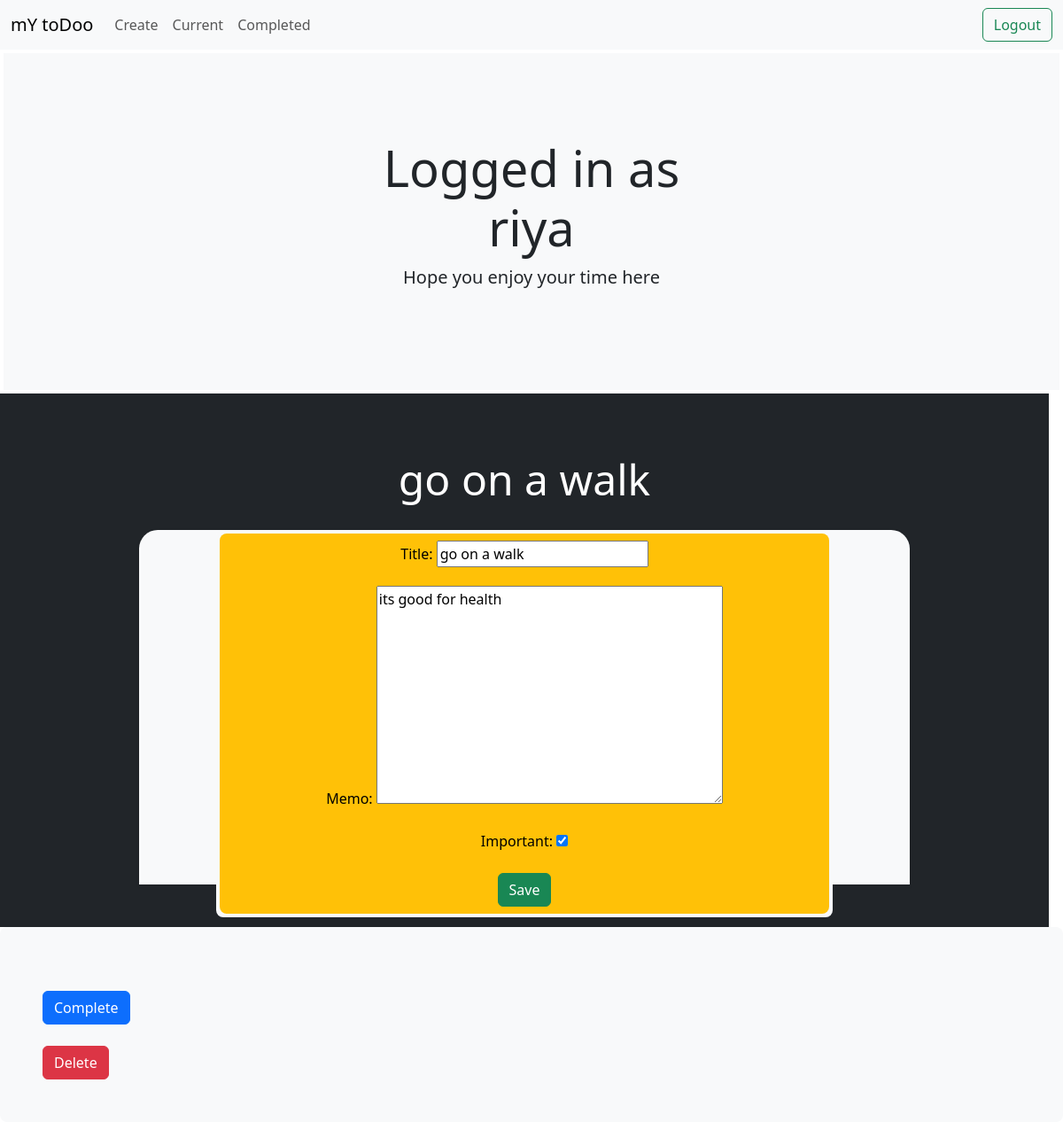
The app's page /todoapp/3 (signed in) with its own data.
### todoapp/models.py (models this page shows, shortened)
class Todo(models.Model):
    title = models.CharField(max_length=100)
    memo = models.TextField(blank=True)
    created = models.DateTimeField(auto_now_add=True)
    datecompleted = models.DateTimeField(null= True , blank=True)
    important = models.BooleanField(default=False)
    user = models.ForeignKey(User, on_delete=models.CASCADE)

### todoapp/views.py (the view, shortened to what this page needs)
# urls.py: path("todoapp/<int:todo_pk>",views.viewtodo ,name="viewtodo"),
@login_required
def viewtodo(request, todo_pk):
    todo = get_object_or_404(Todo, pk=todo_pk,user=request.user)
    if request.method=='GET':
        form = TodoForm(instance=todo)
        return render(request,'todoapp/viewtodo.html' , {'todo':todo , 'form':form})

### todoapp/forms.py
class TodoForm(ModelForm):
    class Meta:
        model = Todo
        fields = ['title' , 'memo','important']

### todoapp/templates/todoapp/viewtodo.html (shortened to what this page needs)
{% extends 'todoapp/base.html' %}
{% block content %}
<div class=" text-center">
    <div class="text-bg-dark p-5 me-md-3 pt-3 px-3 pt-md-5 px-md-5 text-center overflow-hidden">
        <div class="my-1 py-3">
            <h2 class="display-5">{{ todo.title }}</h2>
        </div>
        <div class="bg-light  shadow-sm mx-auto" style="width: 80%; height: 400px; border-radius: 21px 21px 0 0;">
            <div class="col-md-10 text-center mx-auto ">
                <div class="h-1 p-1 text-bg-light rounded-3 ">
                    <div class="h-100 p-2 text-bg-warning rounded-3 ">
                        <form method="POST" >
                            {{ form.as_p }}
                            <button class="btn btn-success" type="submit"> Save </button>
                        </form>
                    </div>
                </div>
            </div>
        </div>
    </div>
</div>
<div class="h-100 p-5 text-bg-light rounded-3 ">
    <form method="POST">
        <a class="btn " href="{% url 'signupuser' %}" role="button"></a>
    </form>
    <form method="POST" action="{% url 'completetodo' todo.id %}">
        <button class="btn btn-primary" type="submit"> Complete </button>
    </form>
    <form method="POST">
        <a class="btn " href="{% url 'signupuser' %}" role="button"></a>
    </form>
    <form method="POST" action="{% url 'deletetask' todo.id %}">
        <button class="btn btn-danger" type="submit"> Delete </button>
    </form>
</div>
{% endblock %}

### todoapp/templates/todoapp/base.html (shortened to what this page needs)
<!doctype html>
<html lang="en">
<head>
      <link rel="stylesheet" href="https://stackpath.bootstrapcdn.com/bootstrap/4.4.1/css/bootstrap.min.css">
    <link href="https://cdn.jsdelivr.net/npm/bootstrap@5.3.0-alpha1/dist/css/bootstrap.min.css" rel="stylesheet"
>
</head>
<body>
    {% if user.is_authenticated %}
    <nav class="navbar navbar-expand-lg bg-body-tertiary">
        <div class="container-fluid">
            <a class="navbar-brand" href="#">mY toDoo</a>
            <div class="collapse navbar-collapse" id="navbarSupportedContent">
                <ul class="navbar-nav me-auto mb-2 mb-lg-0">
                    <li class="nav-item">
                        <a class="nav-link " aria-current="page" href="{% url 'createtodo' %}">Create</a>
                    </li>
                    <li class="nav-item">
                        <a class="nav-link" href="{% url 'currenttodos' %}">Current</a>
                    </li>
                    <li class="nav-item">
                        <a class="nav-link" href="{% url 'completedtodos' %}">Completed</a>
                    </li>
                    <li class="nav-item">
                        <a class="nav-link disabled"></a>
                    </li>
                </ul>
                <form action=" {% url 'logoutuser' %} " method="POST">
                    <button class="btn btn-outline-success" type="submit"> Logout </button>
                </form>
            </div>
        </div>
    </nav>
    <div class="position-relative overflow-hidden p-3 p-md-0 m-md-1 text-center bg-light">
        <div class="col-md-5 p-lg-5 mx-auto my-5">
            <h1 class="display-4 fw-normal">Logged in as {{ user.username }}</h1>
            <p class="lead fw-normal">Hope you enjoy your time here</p>
        </div>
    </div>
    {% endif %}
    {% block content %}{% endblock %}
</body>
</html>

### records on screen
Todo: title "go on a walk", memo "its good for health", important "☑"

### other values on screen
{{ user.username }} "riya"
